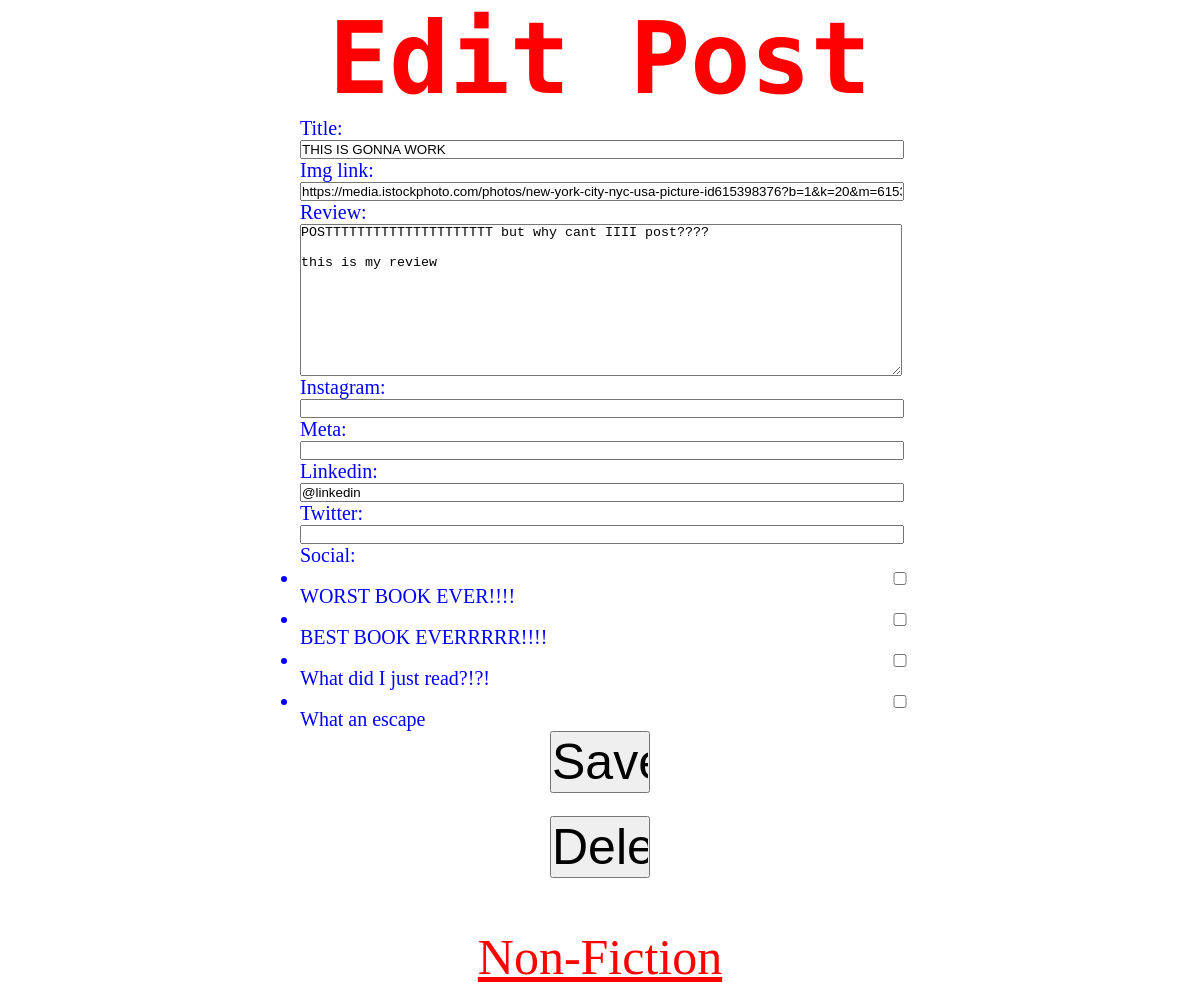
The app's page /bookreview/edit/58/Non-Fiction, older data.
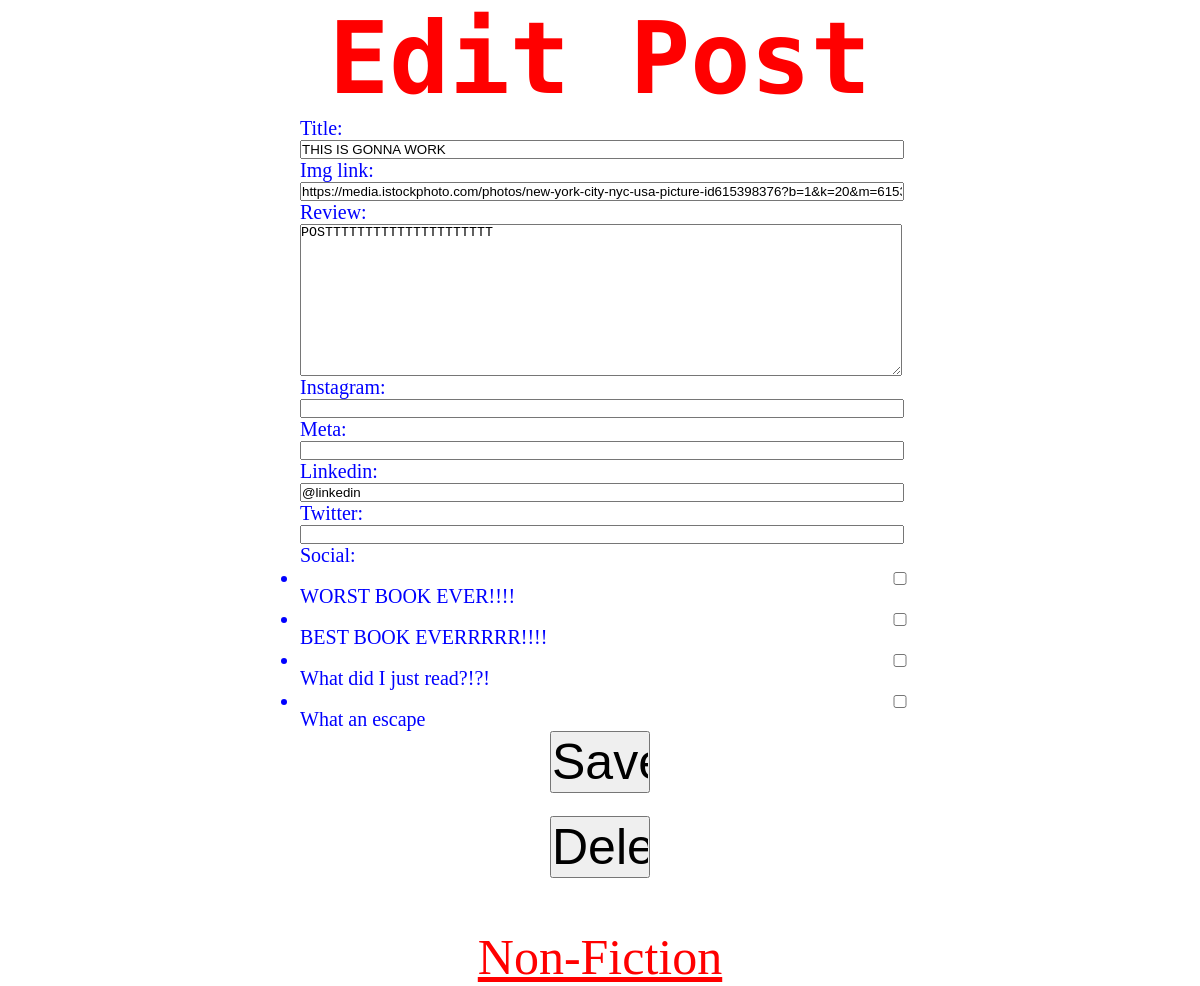
The same page, newer data.
### bookreview/models.py (models this page shows)
class Post(models.Model):
    title = models.CharField(max_length=20)
    review = models.CharField(max_length=1000)
    img_link = models.URLField(max_length=1000)
    instagram = models.CharField(max_length=100, blank=True)
    meta = models.CharField(max_length=100, blank=True)
    linkedin = models.CharField(max_length=100, blank=True)
    twitter = models.CharField(max_length=100, blank=True)
    social = models.ManyToManyField(Tag)
    date_created = models.DateTimeField()
    post_id = models.AutoField(primary_key=True)
    genre_id = models.CharField(blank=True, max_length=100)

### bookreview/views.py (the view, shortened to what this page needs)
# urls.py: path('edit/<int:post_id>/<str:genre>', views.edit, name='edit'),
def edit(request,post_id,genre):
    if request.method == 'GET':
        post = Post.objects.get(pk=post_id)
        tags = []
        for tag in post.social.all():
            tags.append(tag.socialtag_id)
        form = EditorForm(initial={ 'title': post.title, 'review': post.review, 'twitter': post.twitter,'meta':post.meta, 'instagram':post.instagram, 'linkedin':post.linkedin, 'tags': post.social, 'img_link': post.img_link })
        return render(request=request, template_name='edit.html', context={ 'form': form, 'id': post_id, 'genre':genre })

### bookreview/forms.py
class EditorForm(forms.Form):
    title = forms.CharField(max_length=255, required=True)
    img_link = forms.URLField(required=False)
    review = forms.CharField(widget=forms.Textarea, required=True)
    instagram = forms.CharField(widget=forms.TextInput,required=False)
    meta = forms.CharField(widget=forms.TextInput,required=False)
    linkedin = forms.CharField(widget=forms.TextInput,required=False)
    twitter = forms.CharField(widget=forms.TextInput,required=False)
    date_created =datetime.now()
    social = []
    for tag in Tag.objects.all():
        social.append((tag.socialtag_id, tag.name))
    social = forms.MultipleChoiceField(widget=CheckboxSelectMultiple, choices=social, required=False)

### bookreview/templates/edit.html (shortened to what this page needs)
<!DOCTYPE html>
<html lang="en">
<head>
  {% load static %}
  <link rel="stylesheet" href="{% static 'post-style.css' %}">
</head>
<body>
  <h1>Edit Post</h1>
  <form action="{% url 'edit' id genre %}" method="POST" class="form">
    {% csrf_token %} {{ form }}
    <input type="submit" name="save" value="Save" id="button"><br>
    <input type="submit" name="delete" value="Delete" id="button">
  </form>
  <a href="{% url 'genre' genre %}">{{genre|title}}</a>
</body>
</html>

Row changes from the older to the newer data that the page shows:
changed Post "Non-Fiction": review "POSTTTTTTTTTTTTTTTTTTTTT but why cant IIII post???? this is my review" → "POSTTTTTTTTTTTTTTTTTTTTT"
